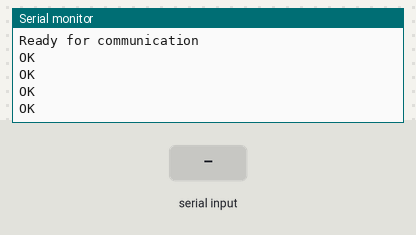
Simulated run of this sketch. Board: Arduino Uno, built with avr-gcc and run on an emulated ATmega328P. On the bench: the last lines printed to the serial monitor. Inputs (shaded band) come from the test bench. The modem accepts every AT command (registered, SIM ready, sends succeed) and sends nothing else.

Above: at 6.2 s.
6.3 s: "1" received over the second serial link
At 7.0 s:
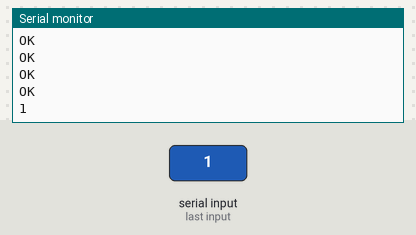
7.8 s: "0" received over the second serial link
At 9.3 s:
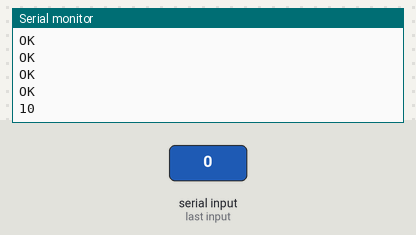

Measured:
- after the input at 6.3 s, the serial monitor: prints a new line at once (image 1)
- after the input at 7.8 s, the serial monitor: prints a new line at once (image 2)

The sketch:

working_esp_AT.ino
```cpp
#include <SoftwareSerial.h>

SoftwareSerial mySerial(4, 5); // RX, TX

int rele = 4;

void setup() {
//  pinMode(rele, OUTPUT);

    Serial.begin(9600);
    mySerial.begin(9600);

    Serial.println("Starting the gsm and gps communication");
    mySerial.println("AT");
    delay(2000);
    mySerial.println("AT+CGNSPWR=1");
    delay(1000);
    mySerial.println("AT+CGNSSEQ=GGA");
    delay(1000);

    mySerial.println("AT+CGNSINF");
    delay(1000);
    Serial.println("Ready for communication");
}

void loop() {
//  digitalWrite(rele, 1);
//  delay(500);
//  digitalWrite(rele, 0);
//  delay(200);
    if (mySerial.available()) {
      Serial.write(mySerial.read());
    }

    if (Serial.available()) {
      mySerial.write(Serial.read());
    }

}
```
